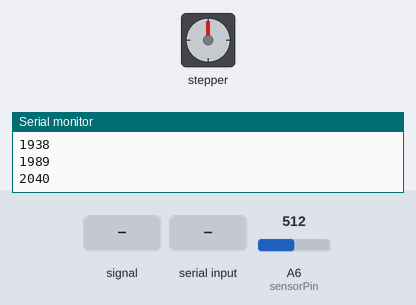
A sketch run on a simulated Arduino Nano, built with avr-gcc and run on an emulated ATmega328P. Shown: stepper motor, the last lines printed to the serial monitor. Inputs (shaded band) come from the test bench; at power-on: A6 (sensorPin) = 512. Stepper angles assume 2048 steps per turn.

Above: at 0.9 s.
1.0 s: A6 (sensorPin) fed a 200 Hz sine of ±460 counts around its level
At 1.8 s:
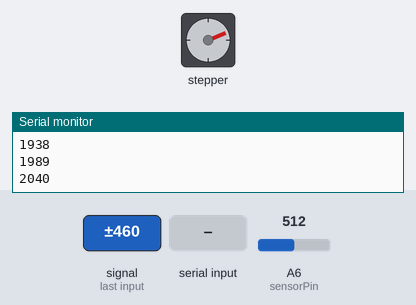
2.5 s: "1\n" received over Serial
At 4.2 s:
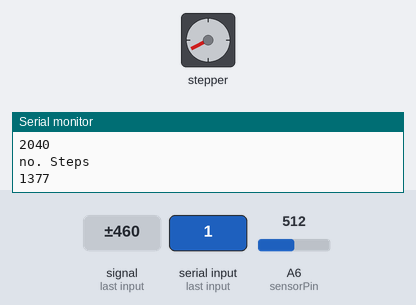
5.1 s: "0\n" received over Serial
At 8.1 s:
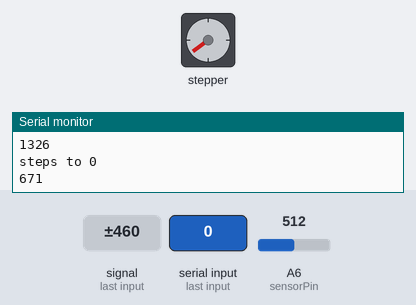
Timing chart, 0 to 9.6 s (numbered marks = the images above; inputs shaded):
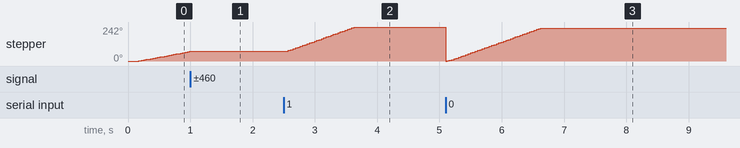

Measured:
- after the input at 1.0 s, stepper: stops changing and stays 68°
- after the input at 2.5 s, stepper: turns 174° clockwise in 1.2 s, starting at once
- after the input at 5.1 s, stepper: turns 242° counter-clockwise in 0.00 s, then 233° clockwise in 1.5 s

The sketch:

v1.ino
```cpp
#include <AccelStepper.h>
#include <math.h>

const char *letters[] = {"a", "b", "c", "d", "e", "f", "g", "h", "i", "j", "k", "l", "m", "n", "o", "p", "q", "r", "s", "t", "u", "v", "w", "x", "y", "z", "0","1", "2", "3", "4", "5", "6", "7", "8", "9","!","#", ",", " "};
int positions[100] = {0};
int num = 0;
const char *to_find;
int len = (sizeof (letters) / sizeof (*letters));
int x;
char buffer[128];
String inData;
int stepperPos;
int index;
float numSteps = 0;

boolean movePastStart = false;

#define CMDBUFFER_SIZE 32
#define FULLSTEP 4

int motorPin1 = 9;
int motorPin2 = 10;
int motorPin3 = 11;
int motorPin4 = 12;

AccelStepper stepper(FULLSTEP, motorPin1, motorPin3, motorPin2, motorPin4);


void setup() {
  Serial.begin(9600);
  for (int i=1; i<41; i++) {
    positions[i] = ((num += 51.2));
    Serial.println(positions[i]);
 }


  stepper.setMaxSpeed(1000.0);
  stepper.setAcceleration(10000);
  stepper.setSpeed(1000);
  homeDisplay();

}


void loop() {
  while (stepper.distanceToGo() > 0) {
    stepper.run();
  }
  stepper.disableOutputs();
    serialIn();
  }

void serialIn() {
  static char cmdBuffer[CMDBUFFER_SIZE] = "";
  char c;
  if(Serial.available() > 0) {
    c = processCharInput(cmdBuffer, Serial.read());
    if (c == '\n') {
      getLetterIndex(cmdBuffer);
      cmdBuffer[0] = 0;
    }
  }
}

void homeDisplay() {
  int sensorPin = A6;
  int sensorValue = 500;
  pinMode(sensorPin, INPUT_PULLUP);
  stepper.setSpeed(500);

  while (sensorValue >= 200) {
    sensorValue = analogRead(sensorPin);
    //Serial.println(sensorValue);
    stepper.runSpeed();
  }
}


void getPositionByIndex(int index) {
  int steps = positions[index];
  Serial.println("no. Steps ");
  Serial.println(steps);
  numSteps = steps;
  moveStepper();

}

void moveStepper() {
  if (numSteps <= stepper.currentPosition()) {
    Serial.println("steps to 0 ");
    Serial.println(2048 - (int(stepper.currentPosition())));
    stepper.moveTo(2048 - (int(stepper.currentPosition())));
    while (stepper.distanceToGo() > 0) {
        stepper.run();
      }
    stepper.setCurrentPosition(0);
    stepper.moveTo(numSteps);
    while (stepper.distanceToGo() > 0) {
        stepper.run();
      }
  }
  else {
    stepper.moveTo(numSteps);
  }

}

void getLetterIndex(const char *letter) {
  for (x = 0; x < len; x++) {
    if (strcmp (letter, letters[x]) == 0) {
      getPositionByIndex(x);
    }
  }
}

char processCharInput(char* cmdBuffer, const char c) {
  if (c >= 32 && c <= 126) {
    if (strlen(cmdBuffer) < CMDBUFFER_SIZE) {
      strncat(cmdBuffer, &c, 1);   //Add it to the buffer
    }
    else {
      return '\n';
    }
  }

  else if ((c == 8 || c == 127) && cmdBuffer[0] != 0) {
    cmdBuffer[strlen(cmdBuffer)-1] = 0;
  }
  return c;
}
```
